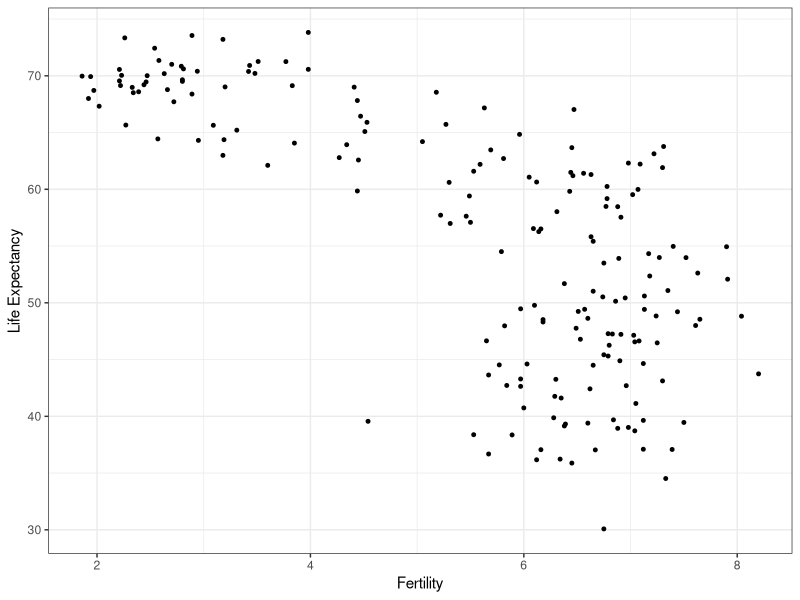
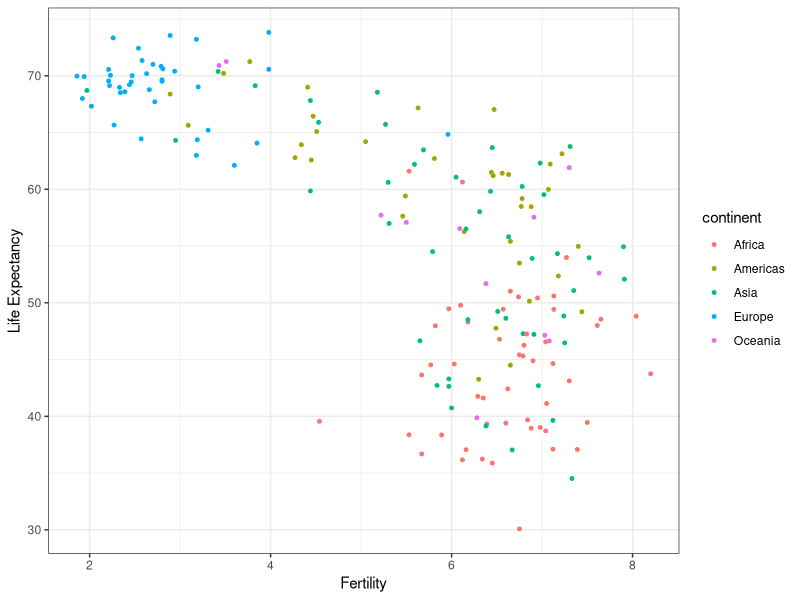
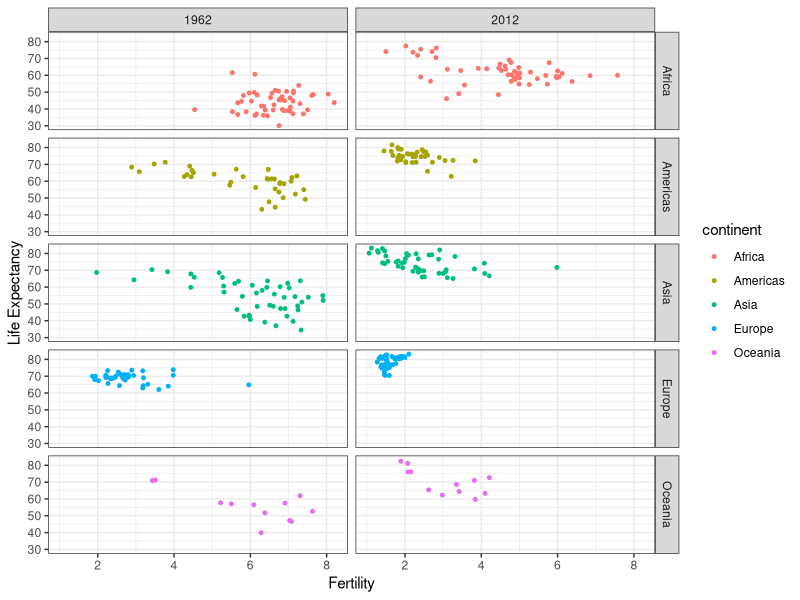
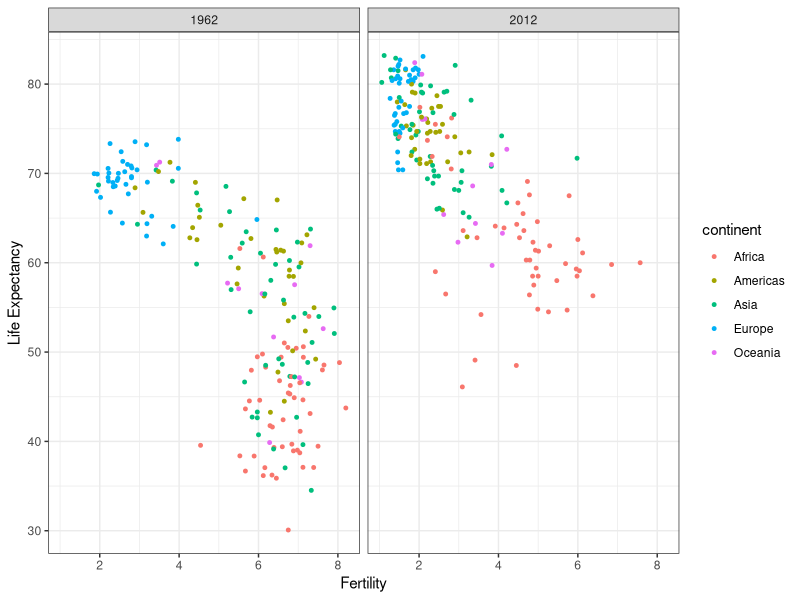
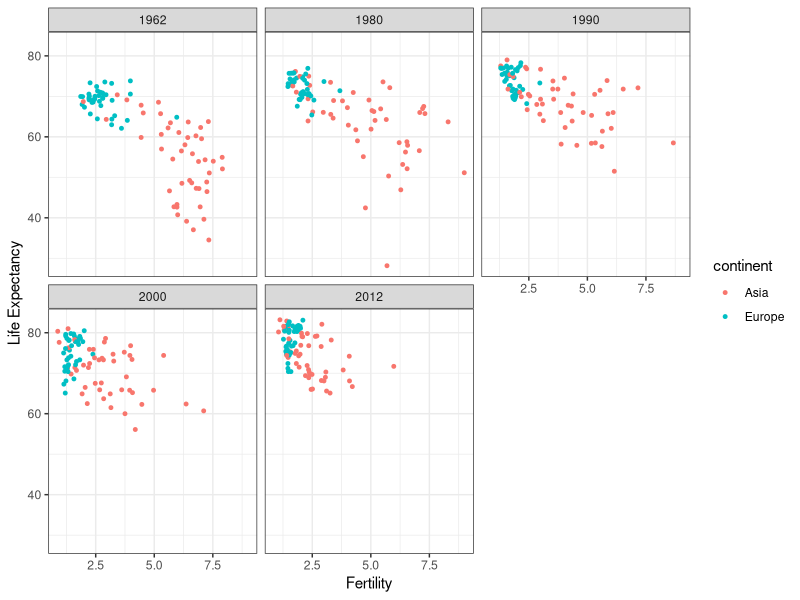
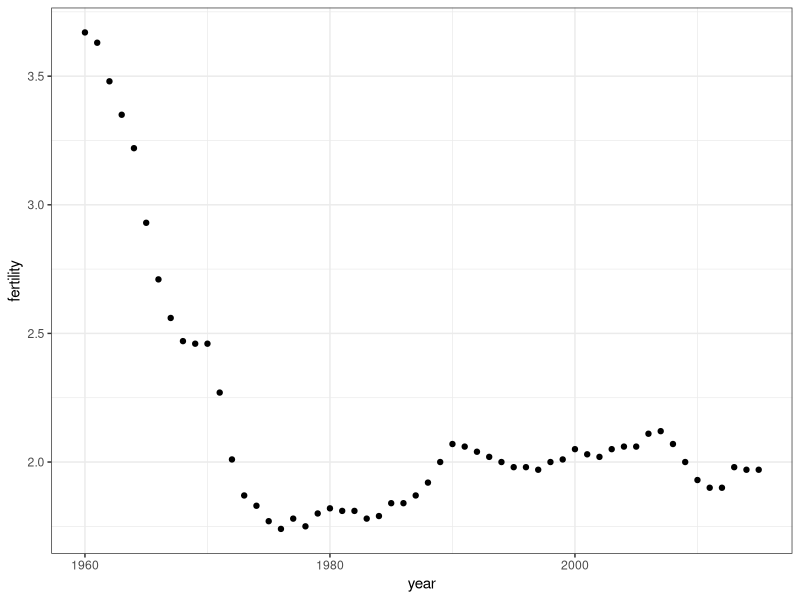
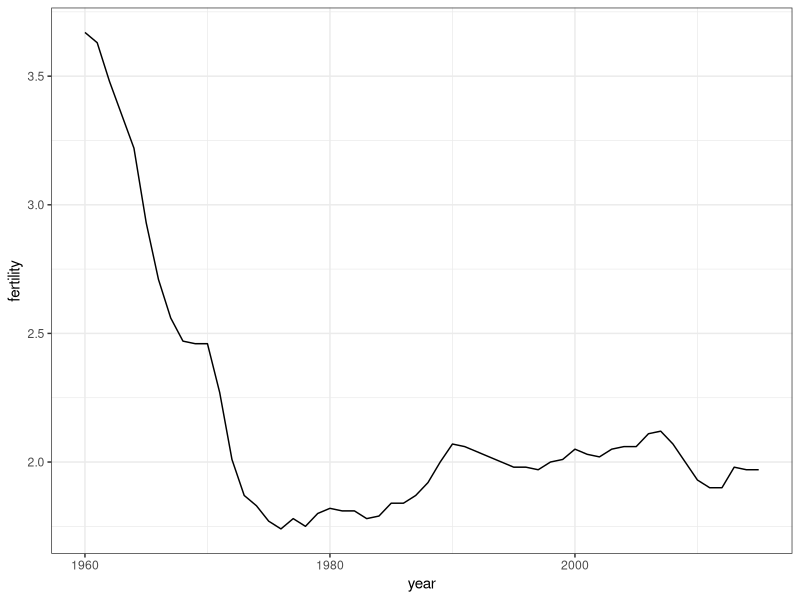
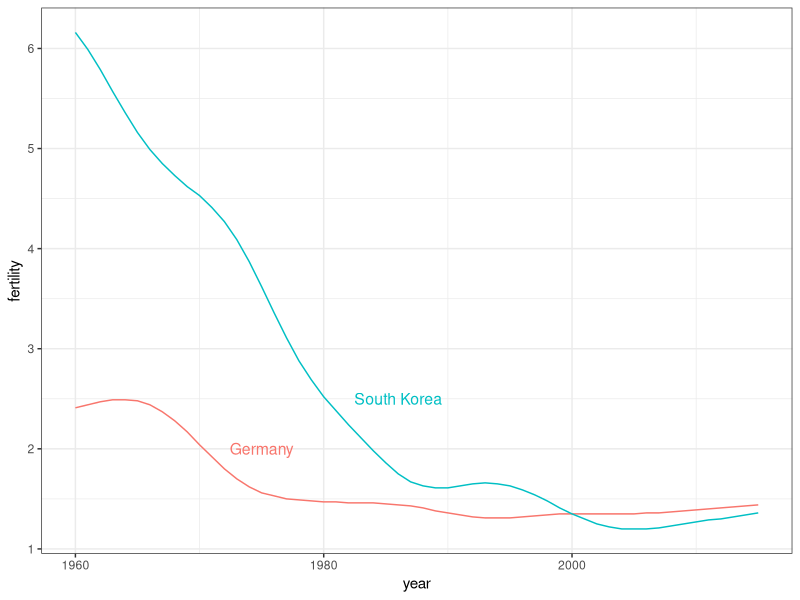

R code for these plots, in order:
## ---- chunk 1
library(dslabs)
library(tidyverse)
data(gapminder)
gapminder %>% head()
str(gapminder)
## ---- chunk 2
gapminder <- gapminder %>% mutate(gdp_pc = gdp / population, dollars_per_day = gdp_pc/365)
head(gapminder)
## ---- chunk 3
countries <- c("Sri Lanka","Turkey","Poland","South Korea","Malaysia","Russia","Pakistan","Vietnam","Thailand","South Africa")
mortality <- data.frame()
for (i in seq(1,10,2)) {
    mortality1 <- gapminder %>%
        filter(year == 2015 & country %in% countries[c(i,i+1)]) %>%
        select(country, infant_mortality)
    mortality1 <- cbind(mortality1[1,], mortality1[2,])
    mortality1 <- mortality1[-2,]
    mortality <- rbind.data.frame(mortality,mortality1)
}
names(mortality) <- c("Country1", "Mortality1", "Country2", "Mortality2")
mortality
## ---- chunk 4
ds_theme_set()
gapminder %>%
    filter(year == 1962) %>%
    ggplot(aes(fertility, life_expectancy)) +
    geom_point(size = 1) +
    ylab("Life Expectancy") +
    xlab("Fertility")
## ---- chunk 5
gapminder %>%
    filter(year == 1962) %>%
    ggplot(aes(fertility, life_expectancy, col = continent)) +
    geom_point(size = 1) +
    ylab("Life Expectancy") +
    xlab("Fertility")
## ---- chunk 6
gapminder %>% filter(year %in% c("1962", "2012")) %>%
    ggplot(aes(fertility, life_expectancy, col = continent)) +
    geom_point(size = 1) +
    facet_grid(continent ~ year) +
    ylab("Life Expectancy") +
    xlab("Fertility")
## ---- chunk 7
gapminder %>% filter(year %in% c("1962", "2012")) %>%
    ggplot(aes(fertility, life_expectancy, col = continent)) +
    geom_point(size = 1) +
    facet_grid(.~ year) +
    ylab("Life Expectancy") +
    xlab("Fertility")
## ---- chunk 8
y <- c("1962", "1980", "1990", "2000", "2012")
c <- c("Europe", "Asia")
gapminder %>% filter(year %in% y & continent %in% c) %>%
    ggplot(aes(fertility, life_expectancy, col = continent)) +
    geom_point(size = 1) +
    facet_wrap(~year) +
    ylab("Life Expectancy") +
    xlab("Fertility")
## ---- chunk 9
gapminder %>%
    filter(country == "United States", !is.na(fertility)) %>%
    ggplot(aes(year, fertility)) +
    geom_point()
## ---- chunk 10
gapminder %>%
    filter(country == "United States", !is.na(fertility)) %>%
    ggplot(aes(year, fertility)) +
    geom_line()
## ---- chunk 11
countries <- c("South Korea", "Germany")
labels <- data.frame(country = countries, x = c(1986, 1975), y = c(2.5,2.0))
gapminder %>% filter(country %in% countries & !is.na(fertility)) %>%
    ggplot(aes(year, fertility, col = country)) +
    geom_text(data = labels, aes(x, y, label = country), size = 4) +
    theme(legend.position = "none") +
    geom_line()
